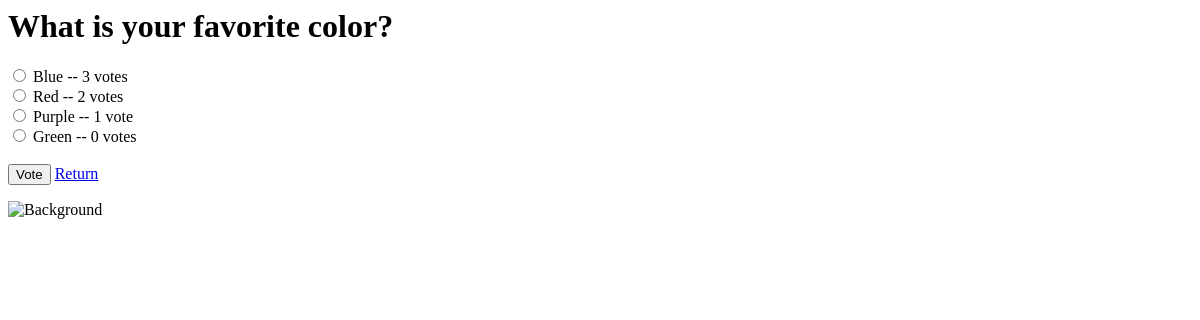
Page /polls/3/ on the earlier database version.
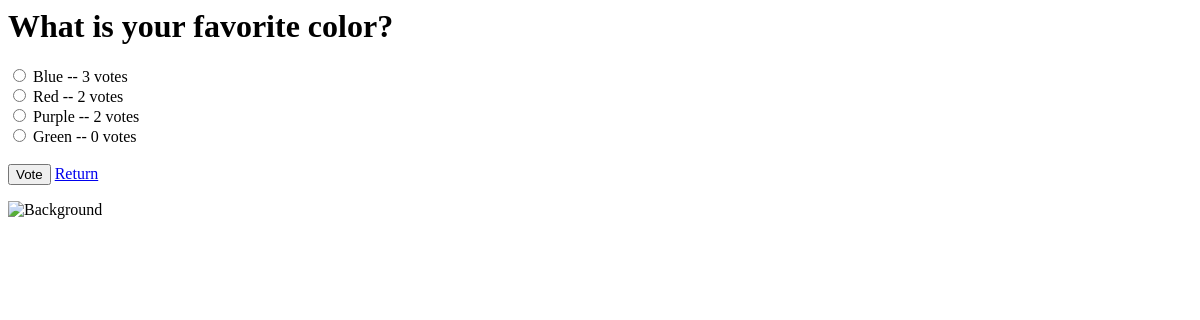
Same page on the later database version.
### polls/models.py (models this page shows, shortened)
class Choice(models.Model):
    question = models.ForeignKey(Question, on_delete=models.CASCADE)
    choice_text = models.CharField(max_length=100)
    votes = models.IntegerField(default=0)

### polls/views.py (the view)
# urls.py: url(r'^(?P<pk>[0-9]+)/$', views.DetailView.as_view(), name='detail'),
class DetailView(generic.DetailView):
    model = Question

### polls/templates/polls/question_detail.html (shortened to what this page needs)
{% load static %}
<h1>{{ question.question_text }}</h1>
<form action="{% url 'polls:vote' question.id %}" method="post">
    {% for choice in question.choice_set.all %}
    <input type="radio" name="choice" id="choice{{ forloop.counter }}" value="{{ choice.id }}" />
    <label for="choice{{ forloop.counter }}">{{ choice.choice_text }} -- {{ choice.votes}} vote{{ choice.votes|pluralize }}</label>
    <br />
    {% endfor %}
    <br />
    <input type="submit" value="Vote" />
    <a href="{% url 'polls:index' %}">Return</a>
</form>
<img src="{% static 'polls/images/background.jpg' %}" alt="Background" />

Differences in the rows shown:
changed Choice "Purple": choice "☐ Purple -- 1 vote" → "☐ Purple -- 2 votes"; votes "1" → "2"
